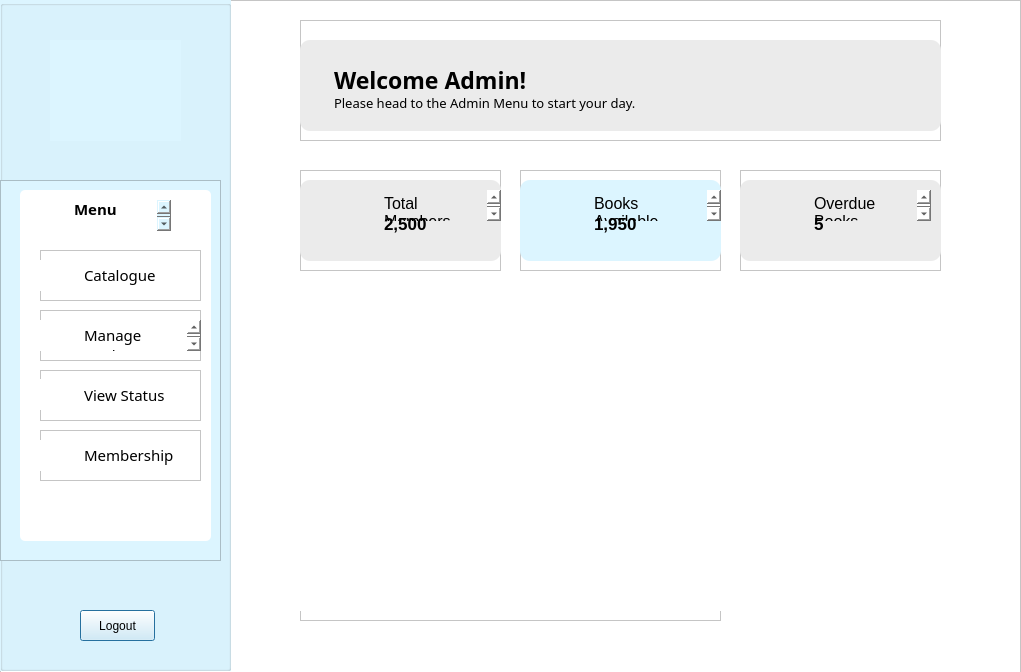
<?xml version="1.0" encoding="UTF-8"?>
<ui version="4.0">
 <class>catalogue</class>
 <widget class="QDialog" name="catalogue">
  <property name="geometry">
   <rect>
    <x>0</x>
    <y>0</y>
    <width>1021</width>
    <height>672</height>
   </rect>
  </property>
  <property name="windowTitle">
   <string>Dialog</string>
  </property>
  <widget class="QFrame" name="frame">
   <property name="geometry">
    <rect>
     <x>0</x>
     <y>0</y>
     <width>1021</width>
     <height>681</height>
    </rect>
   </property>
   <property name="styleSheet">
    <string notr="true">background: white;</string>
   </property>
   <property name="frameShape">
    <enum>QFrame::StyledPanel</enum>
   </property>
   <property name="frameShadow">
    <enum>QFrame::Raised</enum>
   </property>
   <widget class="QGroupBox" name="menuPanel">
    <property name="geometry">
     <rect>
      <x>0</x>
      <y>0</y>
      <width>231</width>
      <height>671</height>
     </rect>
    </property>
    <property name="styleSheet">
     <string notr="true">background: rgb(220, 245, 255);</string>
    </property>
    <property name="title">
     <string/>
    </property>
    <widget class="QLabel" name="logo">
     <property name="geometry">
      <rect>
       <x>50</x>
       <y>40</y>
       <width>131</width>
       <height>101</height>
      </rect>
     </property>
     <property name="text">
      <string/>
     </property>
     <property name="pixmap">
      <pixmap resource="Resources.qrc">:/images/logo.png</pixmap>
     </property>
     <property name="scaledContents">
      <bool>true</bool>
     </property>
    </widget>
    <widget class="QFrame" name="menu">
     <property name="geometry">
      <rect>
       <x>0</x>
       <y>180</y>
       <width>221</width>
       <height>381</height>
      </rect>
     </property>
     <property name="frameShape">
      <enum>QFrame::StyledPanel</enum>
     </property>
     <property name="frameShadow">
      <enum>QFrame::Raised</enum>
     </property>
     <widget class="QListWidget" name="listWidget_2">
      <property name="geometry">
       <rect>
        <x>20</x>
        <y>10</y>
        <width>191</width>
        <height>351</height>
       </rect>
      </property>
      <property name="styleSheet">
       <string notr="true">background: white;
border-radius: 5px;</string>
      </property>
      <property name="frameShadow">
       <enum>QFrame::Raised</enum>
      </property>
     </widget>
     <widget class="QPlainTextEdit" name="plainTextEdit_6">
      <property name="geometry">
       <rect>
        <x>70</x>
        <y>20</y>
        <width>101</width>
        <height>31</height>
       </rect>
      </property>
      <property name="styleSheet">
       <string notr="true">font-family: Baloo 2;
font-weight: bold;
background: white;
font-size: 15px;
</string>
      </property>
      <property name="frameShape">
       <enum>QFrame::NoFrame</enum>
      </property>
      <property name="frameShadow">
       <enum>QFrame::Plain</enum>
      </property>
      <property name="plainText">
       <string>Admin Menu</string>
      </property>
      <property name="backgroundVisible">
       <bool>false</bool>
      </property>
     </widget>
     <widget class="QFrame" name="catalogue_2">
      <property name="geometry">
       <rect>
        <x>40</x>
        <y>70</y>
        <width>161</width>
        <height>51</height>
       </rect>
      </property>
      <property name="styleSheet">
       <string notr="true">background: white;</string>
      </property>
      <property name="frameShape">
       <enum>QFrame::StyledPanel</enum>
      </property>
      <property name="frameShadow">
       <enum>QFrame::Raised</enum>
      </property>
      <widget class="QPlainTextEdit" name="catalogue_3">
       <property name="geometry">
        <rect>
         <x>40</x>
         <y>10</y>
         <width>104</width>
         <height>31</height>
        </rect>
       </property>
       <property name="styleSheet">
        <string notr="true">font-family: Baloo 2;
background: white;
font-size: 15px;</string>
       </property>
       <property name="frameShape">
        <enum>QFrame::NoFrame</enum>
       </property>
       <property name="plainText">
        <string>Catalogue</string>
       </property>
      </widget>
      <widget class="QLabel" name="label_5">
       <property name="geometry">
        <rect>
         <x>0</x>
         <y>10</y>
         <width>31</width>
         <height>31</height>
        </rect>
       </property>
       <property name="text">
        <string/>
       </property>
       <property name="pixmap">
        <pixmap resource="Resources.qrc">:/images/Icons/books.png</pixmap>
       </property>
       <property name="scaledContents">
        <bool>true</bool>
       </property>
      </widget>
     </widget>
     <widget class="QFrame" name="manageBooks">
      <property name="geometry">
       <rect>
        <x>40</x>
        <y>130</y>
        <width>161</width>
        <height>51</height>
       </rect>
      </property>
      <property name="styleSheet">
       <string notr="true">background: white;</string>
      </property>
      <property name="frameShape">
       <enum>QFrame::StyledPanel</enum>
      </property>
      <property name="frameShadow">
       <enum>QFrame::Raised</enum>
      </property>
      <widget class="QPlainTextEdit" name="manageBooks_2">
       <property name="geometry">
        <rect>
         <x>40</x>
         <y>10</y>
         <width>121</width>
         <height>31</height>
        </rect>
       </property>
       <property name="styleSheet">
        <string notr="true">font-family: Baloo 2;
background: white;
font-size: 15px;</string>
       </property>
       <property name="frameShape">
        <enum>QFrame::NoFrame</enum>
       </property>
       <property name="plainText">
        <string>Manage Books</string>
       </property>
      </widget>
      <widget class="QLabel" name="label_6">
       <property name="geometry">
        <rect>
         <x>0</x>
         <y>10</y>
         <width>31</width>
         <height>31</height>
        </rect>
       </property>
       <property name="text">
        <string/>
       </property>
       <property name="pixmap">
        <pixmap resource="Resources.qrc">:/images/Icons/book.png</pixmap>
       </property>
       <property name="scaledContents">
        <bool>true</bool>
       </property>
      </widget>
     </widget>
     <widget class="QFrame" name="status">
      <property name="geometry">
       <rect>
        <x>40</x>
        <y>190</y>
        <width>161</width>
        <height>51</height>
       </rect>
      </property>
      <property name="styleSheet">
       <string notr="true">background: white;</string>
      </property>
      <property name="frameShape">
       <enum>QFrame::StyledPanel</enum>
      </property>
      <property name="frameShadow">
       <enum>QFrame::Raised</enum>
      </property>
      <widget class="QPlainTextEdit" name="status_2">
       <property name="geometry">
        <rect>
         <x>40</x>
         <y>10</y>
         <width>104</width>
         <height>31</height>
        </rect>
       </property>
       <property name="styleSheet">
        <string notr="true">font-family: Baloo 2;
background: white;
font-size: 15px;</string>
       </property>
       <property name="frameShape">
        <enum>QFrame::NoFrame</enum>
       </property>
       <property name="plainText">
        <string>View Status</string>
       </property>
      </widget>
      <widget class="QLabel" name="label_7">
       <property name="geometry">
        <rect>
         <x>-2</x>
         <y>9</y>
         <width>31</width>
         <height>31</height>
        </rect>
       </property>
       <property name="text">
        <string/>
       </property>
       <property name="pixmap">
        <pixmap resource="Resources.qrc">:/images/Icons/status.png</pixmap>
       </property>
       <property name="scaledContents">
        <bool>true</bool>
       </property>
      </widget>
     </widget>
     <widget class="QFrame" name="membership">
      <property name="geometry">
       <rect>
        <x>40</x>
        <y>250</y>
        <width>161</width>
        <height>51</height>
       </rect>
      </property>
      <property name="styleSheet">
       <string notr="true">background: white;</string>
      </property>
      <property name="frameShape">
       <enum>QFrame::StyledPanel</enum>
      </property>
      <property name="frameShadow">
       <enum>QFrame::Raised</enum>
      </property>
      <widget class="QPlainTextEdit" name="management_2">
       <property name="geometry">
        <rect>
         <x>40</x>
         <y>10</y>
         <width>104</width>
         <height>31</height>
        </rect>
       </property>
       <property name="styleSheet">
        <string notr="true">font-family: Baloo 2;
background: white;
font-size: 15px;</string>
       </property>
       <property name="frameShape">
        <enum>QFrame::NoFrame</enum>
       </property>
       <property name="plainText">
        <string>Membership</string>
       </property>
      </widget>
      <widget class="QLabel" name="label_8">
       <property name="geometry">
        <rect>
         <x>0</x>
         <y>10</y>
         <width>31</width>
         <height>31</height>
        </rect>
       </property>
       <property name="text">
        <string/>
       </property>
       <property name="pixmap">
        <pixmap resource="Resources.qrc">:/images/Icons/user.png</pixmap>
       </property>
       <property name="scaledContents">
        <bool>true</bool>
       </property>
      </widget>
     </widget>
    </widget>
    <widget class="QPushButton" name="pushButton">
     <property name="geometry">
      <rect>
       <x>80</x>
       <y>610</y>
       <width>75</width>
       <height>31</height>
      </rect>
     </property>
     <property name="styleSheet">
      <string notr="true"/>
     </property>
     <property name="text">
      <string>Logout</string>
     </property>
    </widget>
   </widget>
   <widget class="QFrame" name="heading">
    <property name="geometry">
     <rect>
      <x>300</x>
      <y>20</y>
      <width>641</width>
      <height>121</height>
     </rect>
    </property>
    <property name="frameShape">
     <enum>QFrame::StyledPanel</enum>
    </property>
    <property name="frameShadow">
     <enum>QFrame::Raised</enum>
    </property>
    <widget class="QPlainTextEdit" name="plainTextEdit_2">
     <property name="geometry">
      <rect>
       <x>0</x>
       <y>20</y>
       <width>641</width>
       <height>91</height>
      </rect>
     </property>
     <property name="styleSheet">
      <string notr="true">background: rgb(235, 235, 235);
border-radius: 10px;</string>
     </property>
     <property name="frameShadow">
      <enum>QFrame::Raised</enum>
     </property>
     <property name="plainText">
      <string/>
     </property>
    </widget>
    <widget class="QPlainTextEdit" name="plainTextEdit_3">
     <property name="geometry">
      <rect>
       <x>30</x>
       <y>40</y>
       <width>411</width>
       <height>41</height>
      </rect>
     </property>
     <property name="styleSheet">
      <string notr="true">font-family: Baloo 2;
font-weight: bold;
font-size: 23px;
background: transparent;</string>
     </property>
     <property name="frameShape">
      <enum>QFrame::NoFrame</enum>
     </property>
     <property name="plainText">
      <string>Welcome Admin!</string>
     </property>
    </widget>
    <widget class="QPlainTextEdit" name="plainTextEdit_4">
     <property name="geometry">
      <rect>
       <x>30</x>
       <y>70</y>
       <width>411</width>
       <height>31</height>
      </rect>
     </property>
     <property name="styleSheet">
      <string notr="true">background: transparent;
font-family: Baloo 2;
font-size: 13px;</string>
     </property>
     <property name="frameShape">
      <enum>QFrame::NoFrame</enum>
     </property>
     <property name="plainText">
      <string>Please head to the Admin Menu to start your day.</string>
     </property>
    </widget>
   </widget>
   <widget class="QFrame" name="frame_2">
    <property name="geometry">
     <rect>
      <x>300</x>
      <y>170</y>
      <width>201</width>
      <height>101</height>
     </rect>
    </property>
    <property name="frameShape">
     <enum>QFrame::StyledPanel</enum>
    </property>
    <property name="frameShadow">
     <enum>QFrame::Raised</enum>
    </property>
    <widget class="QPlainTextEdit" name="plainTextEdit_7">
     <property name="geometry">
      <rect>
       <x>0</x>
       <y>10</y>
       <width>201</width>
       <height>81</height>
      </rect>
     </property>
     <property name="styleSheet">
      <string notr="true">background: rgb(235, 235, 235);
border-radius: 10px;</string>
     </property>
     <property name="frameShadow">
      <enum>QFrame::Raised</enum>
     </property>
     <property name="plainText">
      <string/>
     </property>
    </widget>
    <widget class="QLabel" name="label">
     <property name="geometry">
      <rect>
       <x>20</x>
       <y>30</y>
       <width>41</width>
       <height>41</height>
      </rect>
     </property>
     <property name="styleSheet">
      <string notr="true">background: transparent;</string>
     </property>
     <property name="text">
      <string/>
     </property>
     <property name="pixmap">
      <pixmap resource="Resources.qrc">:/images/Icons/users.png</pixmap>
     </property>
     <property name="scaledContents">
      <bool>true</bool>
     </property>
     <property name="alignment">
      <set>Qt::AlignCenter</set>
     </property>
     <property name="textInteractionFlags">
      <set>Qt::NoTextInteraction</set>
     </property>
    </widget>
    <widget class="QPlainTextEdit" name="plainTextEdit_5">
     <property name="geometry">
      <rect>
       <x>80</x>
       <y>20</y>
       <width>121</width>
       <height>31</height>
      </rect>
     </property>
     <property name="styleSheet">
      <string notr="true">background: transparent;
font-size: 12pt;</string>
     </property>
     <property name="frameShape">
      <enum>QFrame::NoFrame</enum>
     </property>
     <property name="plainText">
      <string>Total Members</string>
     </property>
    </widget>
    <widget class="QPlainTextEdit" name="plainTextEdit">
     <property name="geometry">
      <rect>
       <x>80</x>
       <y>40</y>
       <width>61</width>
       <height>31</height>
      </rect>
     </property>
     <property name="styleSheet">
      <string notr="true">background: transparent;
font-weight: bold;
font-size: 17px;</string>
     </property>
     <property name="frameShape">
      <enum>QFrame::NoFrame</enum>
     </property>
     <property name="plainText">
      <string>2,500</string>
     </property>
    </widget>
   </widget>
   <widget class="QFrame" name="frame_3">
    <property name="geometry">
     <rect>
      <x>520</x>
      <y>170</y>
      <width>201</width>
      <height>101</height>
     </rect>
    </property>
    <property name="frameShape">
     <enum>QFrame::StyledPanel</enum>
    </property>
    <property name="frameShadow">
     <enum>QFrame::Raised</enum>
    </property>
    <widget class="QPlainTextEdit" name="plainTextEdit_8">
     <property name="geometry">
      <rect>
       <x>0</x>
       <y>10</y>
       <width>201</width>
       <height>81</height>
      </rect>
     </property>
     <property name="styleSheet">
      <string notr="true">background: rgb(220, 245, 255);
border-radius: 10px;</string>
     </property>
     <property name="frameShadow">
      <enum>QFrame::Raised</enum>
     </property>
     <property name="plainText">
      <string/>
     </property>
    </widget>
    <widget class="QLabel" name="label_2">
     <property name="geometry">
      <rect>
       <x>20</x>
       <y>30</y>
       <width>41</width>
       <height>41</height>
      </rect>
     </property>
     <property name="styleSheet">
      <string notr="true">background: transparent;</string>
     </property>
     <property name="text">
      <string/>
     </property>
     <property name="pixmap">
      <pixmap resource="Resources.qrc">:/images/Icons/book1.png</pixmap>
     </property>
     <property name="scaledContents">
      <bool>true</bool>
     </property>
     <property name="alignment">
      <set>Qt::AlignCenter</set>
     </property>
     <property name="textInteractionFlags">
      <set>Qt::NoTextInteraction</set>
     </property>
    </widget>
    <widget class="QPlainTextEdit" name="plainTextEdit_10">
     <property name="geometry">
      <rect>
       <x>70</x>
       <y>20</y>
       <width>131</width>
       <height>31</height>
      </rect>
     </property>
     <property name="styleSheet">
      <string notr="true">background: transparent;
font-size: 12pt;</string>
     </property>
     <property name="frameShape">
      <enum>QFrame::NoFrame</enum>
     </property>
     <property name="plainText">
      <string>Books Available</string>
     </property>
    </widget>
    <widget class="QPlainTextEdit" name="plainTextEdit_11">
     <property name="geometry">
      <rect>
       <x>70</x>
       <y>40</y>
       <width>61</width>
       <height>31</height>
      </rect>
     </property>
     <property name="styleSheet">
      <string notr="true">background: transparent;
font-weight: bold;
font-size: 17px;</string>
     </property>
     <property name="frameShape">
      <enum>QFrame::NoFrame</enum>
     </property>
     <property name="plainText">
      <string>1,950</string>
     </property>
    </widget>
   </widget>
   <widget class="QFrame" name="frame_4">
    <property name="geometry">
     <rect>
      <x>740</x>
      <y>170</y>
      <width>201</width>
      <height>101</height>
     </rect>
    </property>
    <property name="frameShape">
     <enum>QFrame::StyledPanel</enum>
    </property>
    <property name="frameShadow">
     <enum>QFrame::Raised</enum>
    </property>
    <widget class="QPlainTextEdit" name="plainTextEdit_9">
     <property name="geometry">
      <rect>
       <x>0</x>
       <y>10</y>
       <width>201</width>
       <height>81</height>
      </rect>
     </property>
     <property name="styleSheet">
      <string notr="true">background: rgb(235, 235, 235);
border-radius: 10px;</string>
     </property>
     <property name="frameShadow">
      <enum>QFrame::Raised</enum>
     </property>
     <property name="plainText">
      <string/>
     </property>
    </widget>
    <widget class="QLabel" name="label_3">
     <property name="geometry">
      <rect>
       <x>20</x>
       <y>30</y>
       <width>41</width>
       <height>41</height>
      </rect>
     </property>
     <property name="styleSheet">
      <string notr="true">background: transparent;</string>
     </property>
     <property name="text">
      <string/>
     </property>
     <property name="pixmap">
      <pixmap resource="Resources.qrc">:/images/Icons/warning.png</pixmap>
     </property>
     <property name="scaledContents">
      <bool>true</bool>
     </property>
     <property name="alignment">
      <set>Qt::AlignCenter</set>
     </property>
     <property name="textInteractionFlags">
      <set>Qt::NoTextInteraction</set>
     </property>
    </widget>
    <widget class="QPlainTextEdit" name="plainTextEdit_12">
     <property name="geometry">
      <rect>
       <x>70</x>
       <y>20</y>
       <width>121</width>
       <height>31</height>
      </rect>
     </property>
     <property name="styleSheet">
      <string notr="true">background: transparent;
font-size: 12pt;</string>
     </property>
     <property name="frameShape">
      <enum>QFrame::NoFrame</enum>
     </property>
     <property name="plainText">
      <string>Overdue Books</string>
     </property>
    </widget>
    <widget class="QPlainTextEdit" name="plainTextEdit_13">
     <property name="geometry">
      <rect>
       <x>70</x>
       <y>40</y>
       <width>21</width>
       <height>31</height>
      </rect>
     </property>
     <property name="styleSheet">
      <string notr="true">background: transparent;
font-weight: bold;
font-size: 17px;</string>
     </property>
     <property name="frameShape">
      <enum>QFrame::NoFrame</enum>
     </property>
     <property name="plainText">
      <string>5</string>
     </property>
    </widget>
   </widget>
   <widget class="QFrame" name="frame_5">
    <property name="geometry">
     <rect>
      <x>300</x>
      <y>300</y>
      <width>421</width>
      <height>321</height>
     </rect>
    </property>
    <property name="frameShape">
     <enum>QFrame::StyledPanel</enum>
    </property>
    <property name="frameShadow">
     <enum>QFrame::Raised</enum>
    </property>
    <widget class="QLabel" name="label_4">
     <property name="geometry">
      <rect>
       <x>0</x>
       <y>0</y>
       <width>421</width>
       <height>311</height>
      </rect>
     </property>
     <property name="styleSheet">
      <string notr="true"/>
     </property>
     <property name="text">
      <string/>
     </property>
     <property name="pixmap">
      <pixmap resource="Resources.qrc">:/images/library.jpg</pixmap>
     </property>
     <property name="scaledContents">
      <bool>true</bool>
     </property>
    </widget>
   </widget>
  </widget>
 </widget>
 <resources>
  <include location="Resources.qrc"/>
 </resources>
 <connections/>
</ui>
